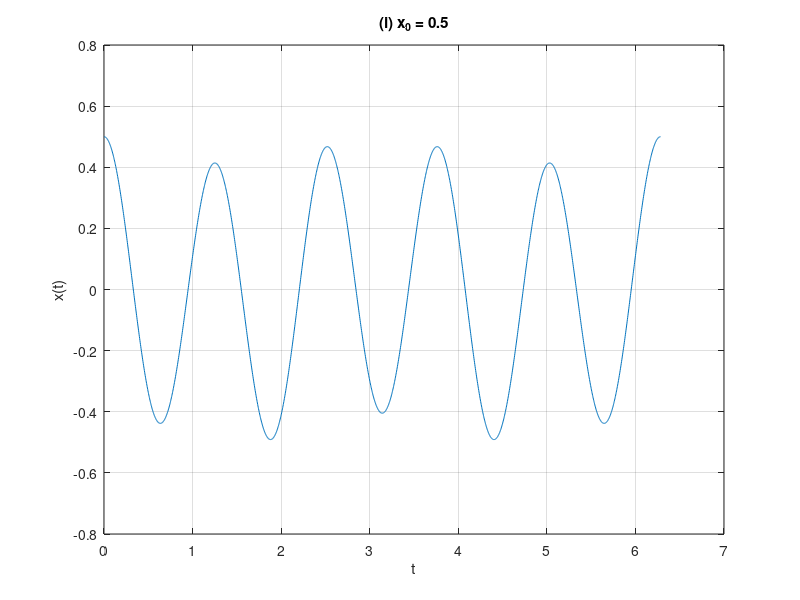
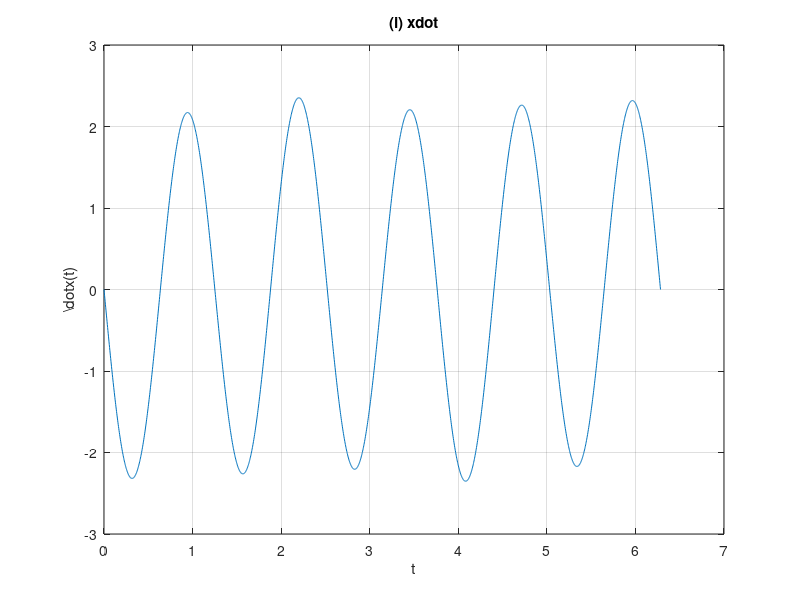
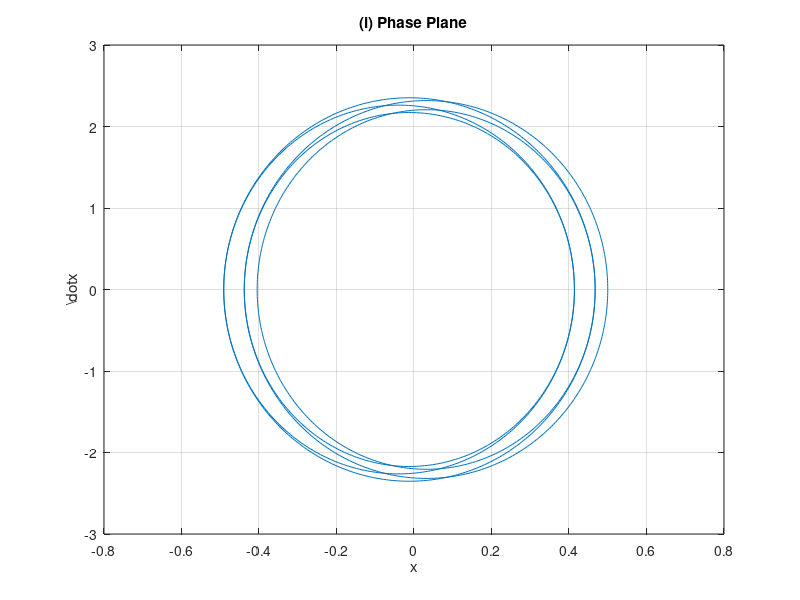
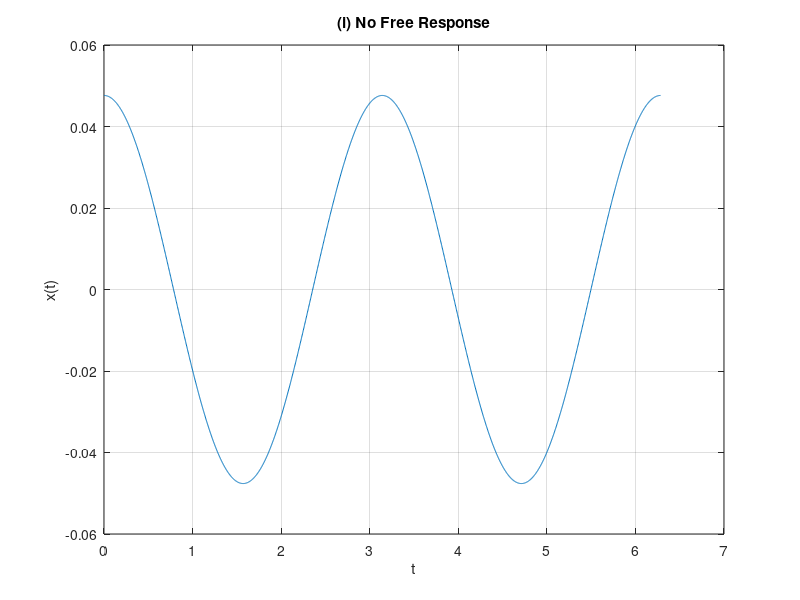

Source code (MATLAB) for these figures, in order:
clc
close all
clear

%% Common parameter
F0_over_m = 1.0;

%% =========================================================
%  Part (i)
%  x0 = 0.5, wn = 5, w = 2
%% =========================================================

x0 = 0.5;
wn = 5.0;
w = 2.0;

A = F0_over_m/(wn^2 - w^2);
C = x0 - A;

t = linspace(0,2*pi,2000);

x = C*cos(wn*t) + A*cos(w*t);
xdot = -C*wn*sin(wn*t) - A*w*sin(w*t);

% x(t)
figure
plot(t,x)
grid on
xlabel('t')
ylabel('x(t)')
title('(i) x_0 = 0.5')

% xdot(t)
figure
plot(t,xdot)
grid on
xlabel('t')
ylabel('\dot{x}(t)')
title('(i) xdot')

% Phase plane
figure
plot(x,xdot)
grid on
xlabel('x')
ylabel('\dot{x}')
title('(i) Phase Plane')

%% Part (i): choose x0 so there is no free response

x0_noFree = A;

x_noFree = A*cos(w*t);

figure
plot(t,x_noFree)
grid on
xlabel('t')
ylabel('x(t)')
title('(i) No Free Response')

fprintf('Part (i)\n')
fprintf('A = %.6f\n',A)
fprintf('x0 for no free response = %.6f\n\n',x0_noFree)


%% =========================================================
%  Part (ii)
%  x0 = 0.5, wn = 0.5, w = 4
%% =========================================================

x0 = 0.5;
wn = 0.5;
w = 4.0;

A = F0_over_m/(wn^2 - w^2);
C = x0 - A;

t = linspace(0,4*pi,3000);

x = C*cos(wn*t) + A*cos(w*t);
xdot = -C*wn*sin(wn*t) - A*w*sin(w*t);

% x(t)
figure
plot(t,x)
grid on
xlabel('t')
ylabel('x(t)')
title('(ii) x_0 = 0.5')

% xdot(t)
figure
plot(t,xdot)
grid on
xlabel('t')
ylabel('\dot{x}(t)')
title('(ii) xdot')

% Phase plane
figure
plot(x,xdot)
grid on
xlabel('x')
ylabel('\dot{x}')
title('(ii) Phase Plane')

%% Part (ii): choose x0 so there is no free response

x0_noFree = A;

x_noFree = A*cos(w*t);

figure
plot(t,x_noFree)
grid on
xlabel('t')
ylabel('x(t)')
title('(ii) No Free Response')

fprintf('Part (ii)\n')
fprintf('A = %.6f\n',A)
fprintf('x0 for no free response = %.6f\n',x0_noFree)
